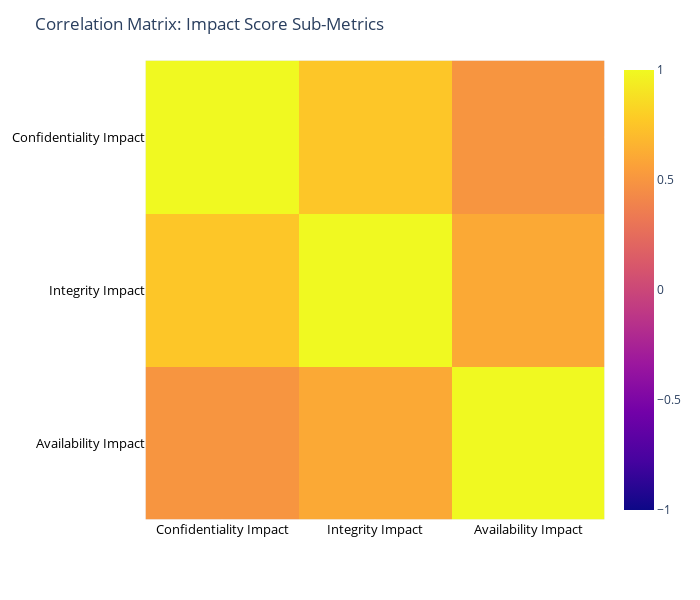

The notebook cell saved with this chart:
### Code cell
dt_analyzer.check_correlation(processed_df, "ConfidentialityImpactNumeric", "IntegrityImpactNumeric")
column_display_info = [
    {"column_name": "ConfidentialityImpactNumeric", "display_name": "Confidentiality Impact"},
    {"column_name": "IntegrityImpactNumeric", "display_name": "Integrity Impact"},
    {"column_name": "AvailabilityImpactNumeric", "display_name": "Availability Impact"}
]
correlation_df = dt_analyzer.calculate_correlation(processed_df, column_display_info)
options = {
    'width': 700,
    'height': 600,
    'title': "Correlation Matrix: Impact Score Sub-Metrics",
    'format': "",
    'font_size': 16,
    'font_color': "black",
    'value_color': "black",
    'value_size': 13,
}
dt_analyzer.show_heatmap(correlation_df, options)

### Figure 1 — Plotly figure (JSON) as saved in the notebook; plotly's stock layout.template omitted (floating-point values rounded to 4 significant figures)
{"data": [{"coloraxis": "coloraxis", "hovertemplate": "x: %{x}<br>y: %{y}<br>color: %{z}<extra></extra>", "name": "0", "type": "heatmap", "x": ["Confidentiality Impact", "Integrity Impact", "Availability Impact"], "xaxis": "x", "y": ["Confidentiality Impact", "Integrity Impact", "Availability Impact"], "yaxis": "y", "z": [[1, 0.7572, 0.4979], [0.7572, 1, 0.6067], [0.4979, 0.6067, 1]]}], "layout": {"coloraxis": {"cmax": 1, "cmin": -1, "colorscale": [[0, "#0d0887"], [0.1111, "#46039f"], [0.2222, "#7201a8"], [0.3333, "#9c179e"], [0.4444, "#bd3786"], [0.5556, "#d8576b"], [0.6667, "#ed7953"], [0.7778, "#fb9f3a"], [0.8889, "#fdca26"], [1, "#f0f921"]]}, "height": 600, "margin": {"t": 60}, "title": {"text": "Correlation Matrix: Impact Score Sub-Metrics"}, "width": 700, "xaxis": {"anchor": "y", "constrain": "domain", "domain": [0, 1], "scaleanchor": "y", "tickfont": {"color": "black", "size": 13}, "title": {"font": {"color": "black", "size": 16}}}, "yaxis": {"anchor": "x", "autorange": "reversed", "constrain": "domain", "domain": [0, 1], "tickfont": {"color": "black", "size": 13}, "title": {"font": {"color": "black", "size": 16}}}}}
